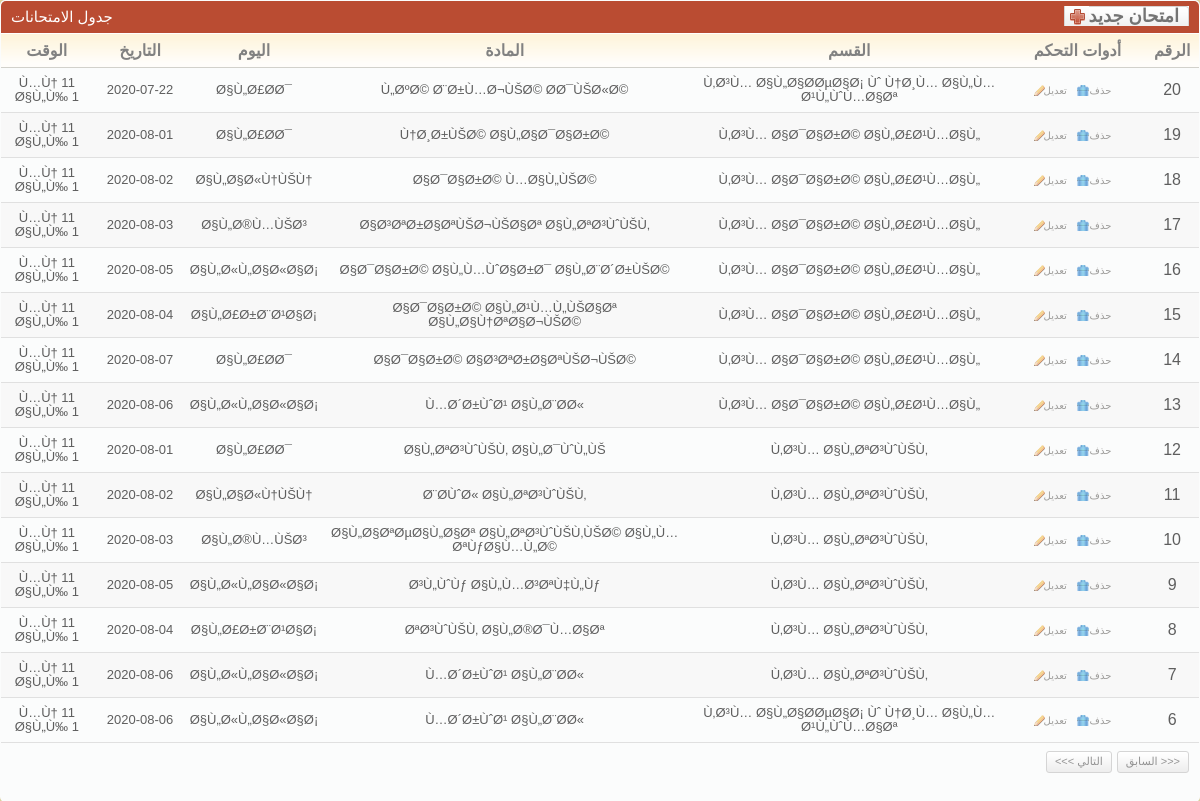
Screenshot of /desgin/cp/showExam_Schedule.php with the database file from the repository.
### tables this page shows
CREATE TABLE `exam_schedule_times` (
  `id` int(11) NOT NULL,
  `depa_id` int(11) NOT NULL,
  `the_time` text NOT NULL
);

CREATE TABLE `exam_schedule_days` (
  `id` int(11) NOT NULL,
  `the_day` text NOT NULL,
  `the_date` date NOT NULL
);

CREATE TABLE `subjects` (
  `id` int(11) NOT NULL,
  `depa_id` int(11) NOT NULL,
  `name` text NOT NULL
);

CREATE TABLE `depas` (
  `id` int(11) NOT NULL,
  `name` text NOT NULL
);

### database/Connection.php (called while the page is built, shortened)
<?php
$pagging_count = 15;
?>

### database/exam_schedule_days/Exam_ScheduleDbase.php (called while the page is built, shortened)
<?php
class Exam_ScheduleDbase
{
	function  getExam_Schedule_DaysByID($id)
	{
		$product = new Exam_Schedule_Days();
		$query   = "select * from exam_schedule_days where id=".$id;
		$result  = mysql_query($query);
		$row     = mysql_fetch_array($result);
		$product->id = $row["id"];
		$product->the_day = $row["the_day"];
		$product->the_date = $row["the_date"];
		return $product;
	}
	function  getExam_Schedule_TimesByID($id)
	{
		$product = new Exam_Schedule_Days();
		$query   = "select * from exam_schedule_times where id=".$id;
		$result  = mysql_query($query);
		$row     = mysql_fetch_array($result);
		$product->id = $row["id"];
		$product->the_time = $row["the_time"];
		return $product;
	}
	function  getCountExam_Schedule()
	{
		$query = "select count(id) as lolo from exam_schedule order by id";
		$result= mysql_query($query);
		$row   = mysql_fetch_array($result);
		return $row["lolo"];
	}
	function getExam_Schedule( $offset , $row_count)
	{
		$products = array();
		$query       = "select * from exam_schedule order by id desc LIMIT ".$row_count." OFFSET ".$offset;
		$result      = mysql_query($query);
		$num_results = mysql_num_rows($result);
		for($i = 0; $i < $num_results; $i++){
			$product = new Exam_Schedule();
			$row     = mysql_fetch_array($result);
			$product->id = $row["id"];
			$product->subject_id = $row["subject_id"];
			$product->depa_id = $row["depa_id"];
			$product->exam_schedule_days_id = $row["exam_schedule_days_id"];
			$product->exam_schedule_times_id = $row["exam_schedule_times_id"];
			$products[$i] = $product;
		}
		return $products;
	}
}
?>

### database/depas/DepasDbase.php (called while the page is built, shortened)
<?php
class DepasDbase
{
	function  getDepaByID($id)
	{
		$product = new Depas();
		$query   = "select * from depas where id=".$id;
		$result  = mysql_query($query);
		$row     = mysql_fetch_array($result);
		$product->id = $row["id"];
		$product->name = $row["name"];
		return $product;
	}
	function  getSubjectByID($id)
	{
		$product = new Subjects();
		$query   = "select * from subjects where id=".$id;
		$result  = mysql_query($query);
		$row     = mysql_fetch_array($result);
		$product->id = $row["id"];
		$product->name = $row["name"];
		$product->depa_id = $row["depa_id"];
		return $product;
	}
}
?>

### desgin/cp/showExam_Schedule.php (the view, shortened to what this page needs)
<link rel="stylesheet" href="css/style.css" type="text/css" media="all" />
<?
extract($_REQUEST);
include("../../database/Connection.php");
include("../../database/depas/DepasDbase.php");
$dba = new DepasDbase();
include("../../database/exam_schedule_days/Exam_ScheduleDbase.php");
$db  = new Exam_ScheduleDbase();
if($offset == "")
{
	$offset = 0;
}
if($row_count == "")
{
	$row_count = $pagging_count;
}
$all_rows_count = $db->getCountExam_Schedule();
$products       = $db->getExam_Schedule($offset,$row_count);
?>
<div class="box">
	<div class="box-head">
		<h2 class="left">
			جدول الامتحانات
		</h2>
		<h2 class="right">
			<a href="#" name="aa3" id="aa3" class="add-button">
				<span>
					امتحان جديد
				</span>
			</a>
		</h2>
	</div>
	<div class="table">
		<?
		if(count($products) != 0)
		{
			?>
			<table width="100%" border="0" cellspacing="0" cellpadding="0">
				<tr>
					<th width="96">
						الوقت
					</th>
					<th width="103">
						التاريخ
					</th>
					<th width="129">
						اليوم
					</th>
					<th width="409">
						المادة
					</th>
					<th width="369">
						القسم
					</th>
					<th width="151">
						أدوات التحكم
					</th>
					<th width="53">
						الرقم
					</th>
				</tr>
				<?
				for($a1 = 0;$a1 < count($products);$a1++)
				{
					$products_one = $products[$a1];
					$rrr          = $db->getExam_Schedule_DaysByID($products_one->exam_schedule_days_id);
					$eee          = $db->getExam_Schedule_TimesByID($products_one->exam_schedule_times_id);
					?>
					<tr <? echo (( $a1 % 2 ) ? "class='odd'" : "" ); ?> >
						<td align="center">
							<h3>
								<?
								echo $eee->the_time;
								?>
							</h3>
						</td>
						<td align="center">
							<h3>
								<?
								echo $rrr->the_date;
								?>
							</h3>
						</td>
						<td align="center">
							<h3>
								<?
								echo $rrr->the_day;
								?>
							</h3>
						</td>
						<td align="center">
							<h3>
								<?
								$ssss = $dba->getSubjectByID($products_one->subject_id);
								echo $ssss->name;
								?>
							</h3>
						</td>
						<td align="center">
							<h3>
								<?
								$dddd = $dba->getDepaByID($ssss->depa_id);
								echo $dddd->name;
								?>
							</h3>
						</td>
						<td align="center">
							<a href="#" val="<? echo $products_one->id; ?>"  key="deleteExam_Schedule.php" onclick="call_click(this);" class="ico del">
								حذف
							</a>
							<a href="#" val="<? echo $products_one->id; ?>" key="updateExam_Schedule.php" onclick="call_click(this);" class="ico edit">
								تعديل
							</a>
						</td>
						<td align="center">
							<? echo ($all_rows_count - $offset - $a1); ?>
						</td>
					</tr>
					<?
				}
				?>
			</table>
			<div class="pagging">
				<div class="right">
					<a id="perv_" href="#">
						<<< التالي
					</a>
					<a id="next_" href="#">
						السابق >>>
					</a>
				</div>
			</div>
			<?
		}
		?>
	</div>
</div>

### desgin/cp/css/style.css (style rules this page uses)
* { padding: 0; margin: 0; outline: 0; }
a { color: #ba4c32; text-decoration: underline; cursor: pointer; }
.left, .alignleft { float: left; display: inline; }
.right, .alignright { float: right; display: inline; }
h2 { font-size: 15px; font-weight: normal; }
h3 { font-size: 13px; line-height: 14px; font-weight: normal; }
.table th { background: #fffdfa url(images/th.gif) repeat-x 0 0; color: #818181; text-align: center; padding: 7px 2px; border-bottom: solid 1px #d2d1cb; }
.table td { background: #fbfcfc; border-bottom: solid 1px #e0e0e0; padding: 8px 2px; }
.table tr.odd td { background: #f8f8f8; }
.box { background: #fbfcfc; height: 100%; padding: 1px; margin-bottom: 20px; }
.box-head { background: #ba4c32; height: 32px; color: #fff; padding: 0 10px; line-height: 32px; white-space: nowrap; border-bottom: solid 1px #fff; }
.box-head .right { padding-top: 5px; line-height: 13px; }
.pagging { height: 20px; padding: 8px 10px; line-height: 19px; color: #949494; }
.pagging a { background: url(images/pagging.gif) repeat-x 0 0; height: 20px; float: left; padding: 0 8px; border: solid 1px #d5d5d5; text-decoration: none; color: #949494; margin-left: 5px; }
a.ico { color: #9d9c9a; font-size: 10px; text-decoration: none; padding: 0 10px 0 10px; background-repeat: no-repeat; background-position: 0 0; }
a.del { background-image: url(images/del.gif); }
a.edit { background-image: url(images/edit.gif); }
.add-button, .add-button span { float: right; height: 20px; background: url(images/add-button.gif) no-repeat 0 0; background-position: left center; padding: 0 0 0 25px; }
.add-button span { background-position: right 0; padding: 0 10px 0 0; }
.add-button { font-weight: bold; font-size: 18px; color: #747474; text-decoration: none; line-height: 20px; }
.box { -moz-border-radius: 5px; -webkit-border-radius: 5px; -moz-box-shadow: 0 0 6px #978f6c; -webkit-box-shadow: 0 0 6px #978f6c; }
.box-head { -moz-border-radius-topleft: 5px; -moz-border-radius-topright: 5px; -webkit-border-top-left-radius: 5px; -webkit-border-top-right-radius: 5px; }
.small-field, .button, .pagging a { -moz-border-radius: 3px; -webkit-border-radius: 3px; }

### rows the page displays
exam_schedule_times: the_time "Ù…Ù† 11 Ø§Ù„Ù‰ 1"
exam_schedule_days: the_date "2020-07-22", the_day "Ø§Ù„Ø£Ø­Ø¯"
subjects: name "Ù„ØºØ© Ø¨Ø±Ù…Ø¬ÙŠØ© Ø­Ø¯ÙŠØ«Ø©"
depas: name "Ù‚Ø³Ù… Ø§Ù„Ø§Ø­ØµØ§Ø¡ Ùˆ Ù†Ø¸Ù… Ø§Ù„Ù…Ø¹Ù„ÙˆÙ…Ø§Øª"
exam_schedule_times: the_time "Ù…Ù† 11 Ø§Ù„Ù‰ 1"
exam_schedule_days: the_date "2020-08-01", the_day "Ø§Ù„Ø£Ø­Ø¯"
subjects: name "Ù†Ø¸Ø±ÙŠØ© Ø§Ù„Ø§Ø¯Ø§Ø±Ø©"
depas: name "Ù‚Ø³Ù… Ø§Ø¯Ø§Ø±Ø© Ø§Ù„Ø£Ø¹Ù…Ø§Ù„"
exam_schedule_days: the_date "2020-08-02", the_day "Ø§Ù„Ø§Ø«Ù†ÙŠÙ†"
subjects: name "Ø§Ø¯Ø§Ø±Ø© Ù…Ø§Ù„ÙŠØ©"
exam_schedule_days: the_date "2020-08-03", the_day "Ø§Ù„Ø®Ù…ÙŠØ³"
subjects: name "Ø§Ø³ØªØ±Ø§ØªÙŠØ¬ÙŠØ§Øª Ø§Ù„ØªØ³ÙˆÙŠÙ‚"
exam_schedule_days: the_date "2020-08-05", the_day "Ø§Ù„Ø«Ù„Ø§Ø«Ø§Ø¡"
subjects: name "Ø§Ø¯Ø§Ø±Ø© Ø§Ù„Ù…ÙˆØ§Ø±Ø¯ Ø§Ù„Ø¨Ø´Ø±ÙŠØ©"
exam_schedule_days: the_date "2020-08-04", the_day "Ø§Ù„Ø£Ø±Ø¨Ø¹Ø§Ø¡"
subjects: name "Ø§Ø¯Ø§Ø±Ø© Ø§Ù„Ø¹Ù…Ù„ÙŠØ§Øª Ø§Ù„Ø§Ù†ØªØ§Ø¬ÙŠØ©"
exam_schedule_days: the_date "2020-08-07", the_day "Ø§Ù„Ø£Ø­Ø¯"
subjects: name "Ø§Ø¯Ø§Ø±Ø© Ø§Ø³ØªØ±Ø§ØªÙŠØ¬ÙŠØ©"
exam_schedule_days: the_date "2020-08-06", the_day "Ø§Ù„Ø«Ù„Ø§Ø«Ø§Ø¡"
subjects: name "Ù…Ø´Ø±ÙˆØ¹ Ø§Ù„Ø¨Ø­Ø«"
exam_schedule_times: the_time "Ù…Ù† 11 Ø§Ù„Ù‰ 1"
subjects: name "Ø§Ù„ØªØ³ÙˆÙŠÙ‚ Ø§Ù„Ø¯ÙˆÙ„ÙŠ"
depas: name "Ù‚Ø³Ù… Ø§Ù„ØªØ³ÙˆÙŠÙ‚"
subjects: name "Ø¨Ø­ÙˆØ« Ø§Ù„ØªØ³ÙˆÙŠÙ‚"
subjects: name "Ø§Ù„Ø§ØªØµØ§Ù„Ø§Øª Ø§Ù„ØªØ³ÙˆÙŠÙ‚ÙŠØ© Ø§Ù„Ù…ØªÙƒØ§Ù…Ù„Ø©"
subjects: name "Ø³Ù„ÙˆÙƒ Ø§Ù„Ù…Ø³ØªÙ‡Ù„Ùƒ"
subjects: name "ØªØ³ÙˆÙŠÙ‚ Ø§Ù„Ø®Ø¯Ù…Ø§Øª"
subjects: name "Ù…Ø´Ø±ÙˆØ¹ Ø§Ù„Ø¨Ø­Ø«"
subjects: name "Ù…Ø´Ø±ÙˆØ¹ Ø§Ù„Ø¨Ø­Ø«"

### other values shown
$all_rows_count - $offset - $a1 "20"
$all_rows_count - $offset - $a1 "19"
$all_rows_count - $offset - $a1 "18"
$all_rows_count - $offset - $a1 "17"
$all_rows_count - $offset - $a1 "16"
$all_rows_count - $offset - $a1 "15"
$all_rows_count - $offset - $a1 "14"
$all_rows_count - $offset - $a1 "13"
$all_rows_count - $offset - $a1 "12"
$all_rows_count - $offset - $a1 "11"
$all_rows_count - $offset - $a1 "10"
$all_rows_count - $offset - $a1 "9"
$all_rows_count - $offset - $a1 "8"
$all_rows_count - $offset - $a1 "7"
$all_rows_count - $offset - $a1 "6"
